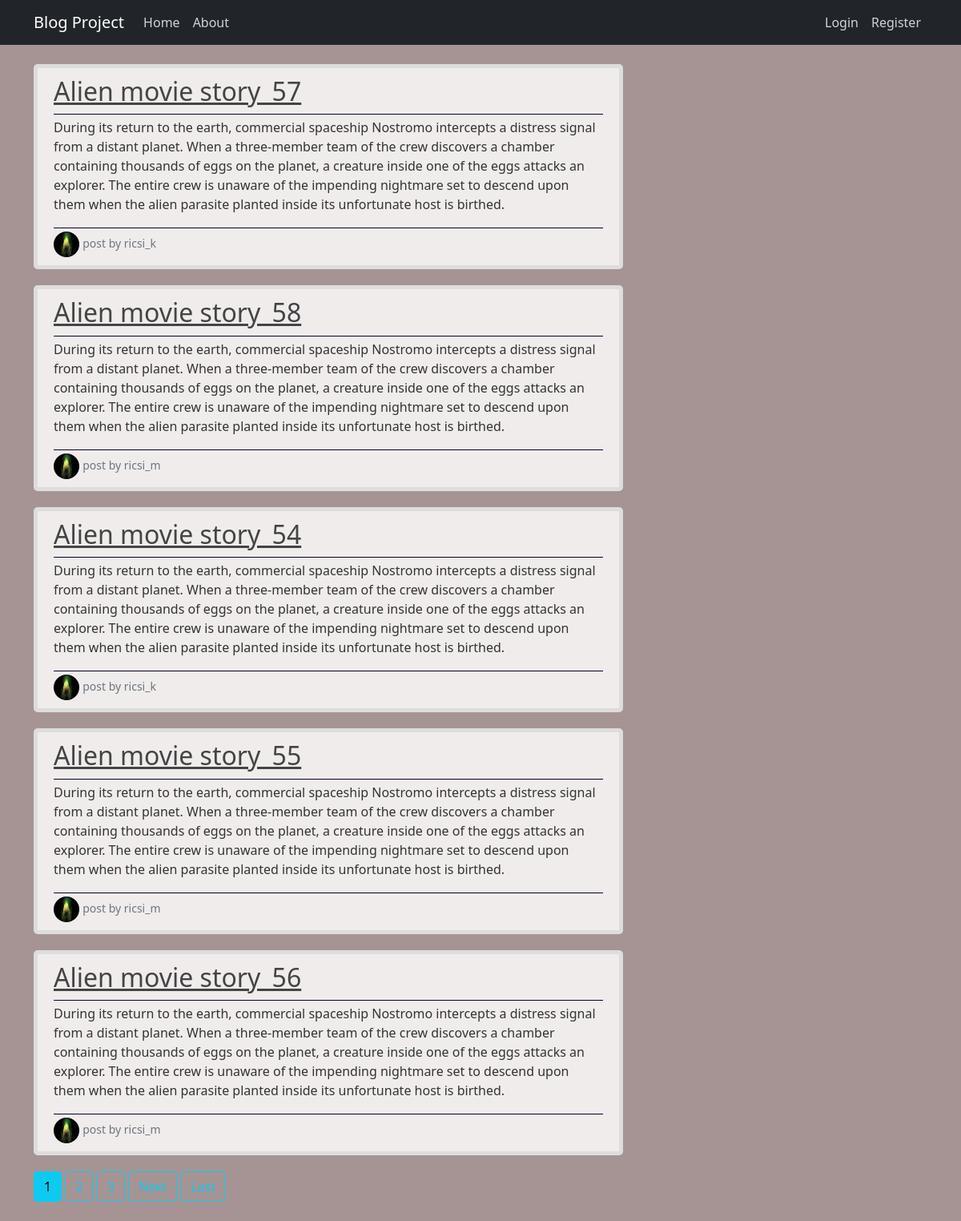
Before: / with the older database file.
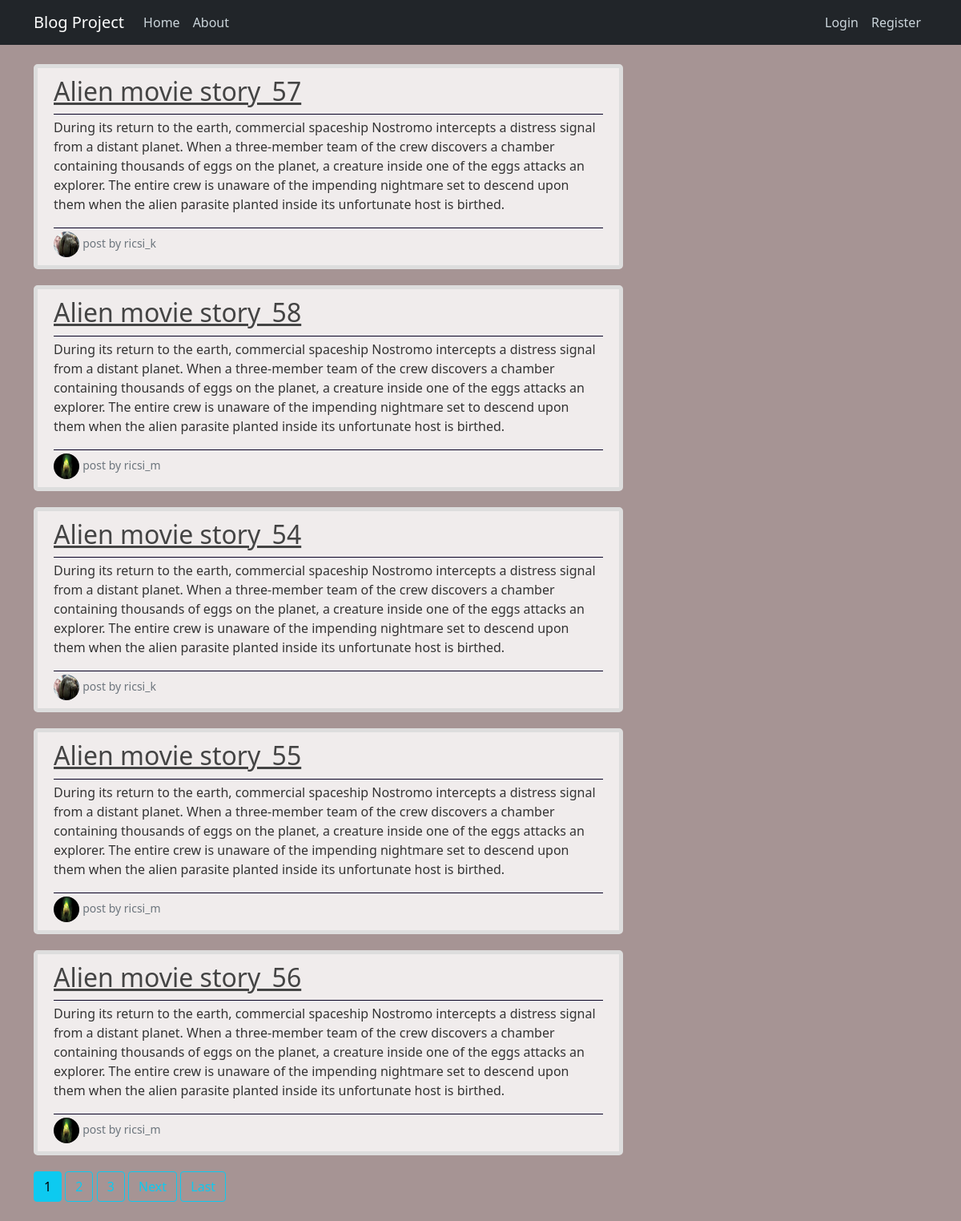
After: the same page with the newer database file.
### core_blog/models.py (models this page shows, shortened)
class PostModel(models.Model):
    title = models.CharField(max_length=100)
    content = models.TextField(max_length=4000)
    date_posted = models.DateTimeField(default=timezone.now) #referencia hivatkozás
    author = models.ForeignKey(User, on_delete=models.DO_NOTHING)
    class Meta:
        db_table = 'posts'

### user_registration/models.py (models this page shows, shortened)
class ProfileModel(models.Model):
    user = models.OneToOneField(User,on_delete=models.CASCADE)
    image = models.ImageField(default='profile_pics/default.jpg', upload_to='profile_pics')
    class Meta:
        db_table = 'profile'

### core_blog/views.py (the view)
# urls.py: path('', PostsListView.as_view(), name='index'),
class PostsListView(ListView):
    model = PostModel
    template_name = 'blog/index.html'
    context_object_name = 'posts'
    ordering = ['-date_posted']
    paginate_by = 5

### templates/blog/index.html (shortened to what this page needs)
{% extends 'base/base.html' %}
{% block content %}
    {% for post in posts%}
        <article class="media content-section">
            <div class="article-metadata">
                <h2><a href="{% url 'post-detail' post.id %}" class="article-title">{{ post.title }}</a></h2>
            </div>
            <div class="article-metadata">
                <p>{{ post.content }}</p>
            </div>
            <div>
                <img class="rounded-circle article-img" src="{{ post.author.profilemodel.image.url }}">
                <small class="text-muted"> post by {{ post.author }}</small>
            </div>
        </article>
    {% endfor %}
    {% if is_paginated %}
        {% for num in page_obj.paginator.page_range %}
            {% if page_obj.number == num %}
                <a class="btn btn-info mb-4" href="?page={{ num }}">{{num}}</a>
            {% elif num > page_obj.number|add:'-3' and num < page_obj.number|add:'3' %}
                <a class="btn btn-outline-info mb-4" href="?page={{ num }}">{{num}}</a>
            {% endif %}
        {% endfor %}
        {% if page_obj.has_next%}
            <a class="btn btn-outline-info mb-4" href="?page={{ page_obj.next_page_number }}">Next</a>
            <a class="btn btn-outline-info mb-4"  href="?page={{ page_obj.paginator.num_pages }}">Last</a>
        {% endif %}
    {% endif %}
{% endblock %}

### templates/base/base.html (shortened to what this page needs)
{% load static %}
<!DOCTYPE html>
<html>
<head>
     <link href="https://cdn.jsdelivr.net/npm/bootstrap@5.0.2/dist/css/bootstrap.min.css" rel="stylesheet">
    <link rel="stylesheet" type="text/css" href="{% static 'main.css' %}">
</head>
<body>
    <header class="site-header">
        <nav class="navbar navbar-dark navbar-expand-md bg-dark fixed-top">
            <div class="container">
                <a class="navbar-brand mr-4" href="{% url 'index' %}">Blog Project</a>
                <div class="collapse navbar-collapse" id="navbarToggle">
                    <div class="navbar-nav mr-auto">
                        <a class="nav-item nav-link" href="{% url 'index' %}">Home</a>
                        <a class="nav-item nav-link" href="{% url 'about_view' %}">About</a>
                    </div>
                    <div class="navbar-nav ms-auto">
                        {% if user.is_authenticated %}
                            <a class="nav-item nav-link" href="{% url 'post-create' %}">New Post</a>
                            <a class="nav-item nav-link" href="{% url 'profile' %}">Profile</a>
                            <a class="nav-item nav-link" href="{% url 'logout' %}">Logout</a>
                        {% else %}
                            <a class="nav-item nav-link" href="{% url 'login' %}">Login</a>
                            <a class="nav-item nav-link" href="{% url 'register' %}">Register</a>
                        {% endif %}
                    </div>
            </div>
        </nav>
    </header>
    <main role="main" class="container">
        <div class="row">
          <div class="col-md-8">
            {% block content %}{% endblock %}
          </div>
        </div>
      </main>
</body>
</html>

### static/main.css (style rules this page uses)
body { background: #a69494; color: #333333; margin-top: 5rem; }
h1, h2, h3, h4, h5, h6 { color: #444444; }
.site-header .navbar-nav .nav-link { color: #cbd5db; }
.content-section { background: #f0ecec; padding: 10px 20px; border: 5px solid #dddddd; border-radius: 5px; margin-bottom: 20px; }
.article-title { color: #444444; }
.article-img { height: 32px; width: 32px; }
.article-metadata { padding-bottom: 1px; margin-bottom: 4px; border-bottom: 1px solid #090225 }

Changed rows visible on the page:
changed through a linked row, PostModel "Alien movie story_57": author.profilemodel.image: picture added in place of a placeholder
changed through a linked row, PostModel "Alien movie story_54": author.profilemodel.image: picture added in place of a placeholder
